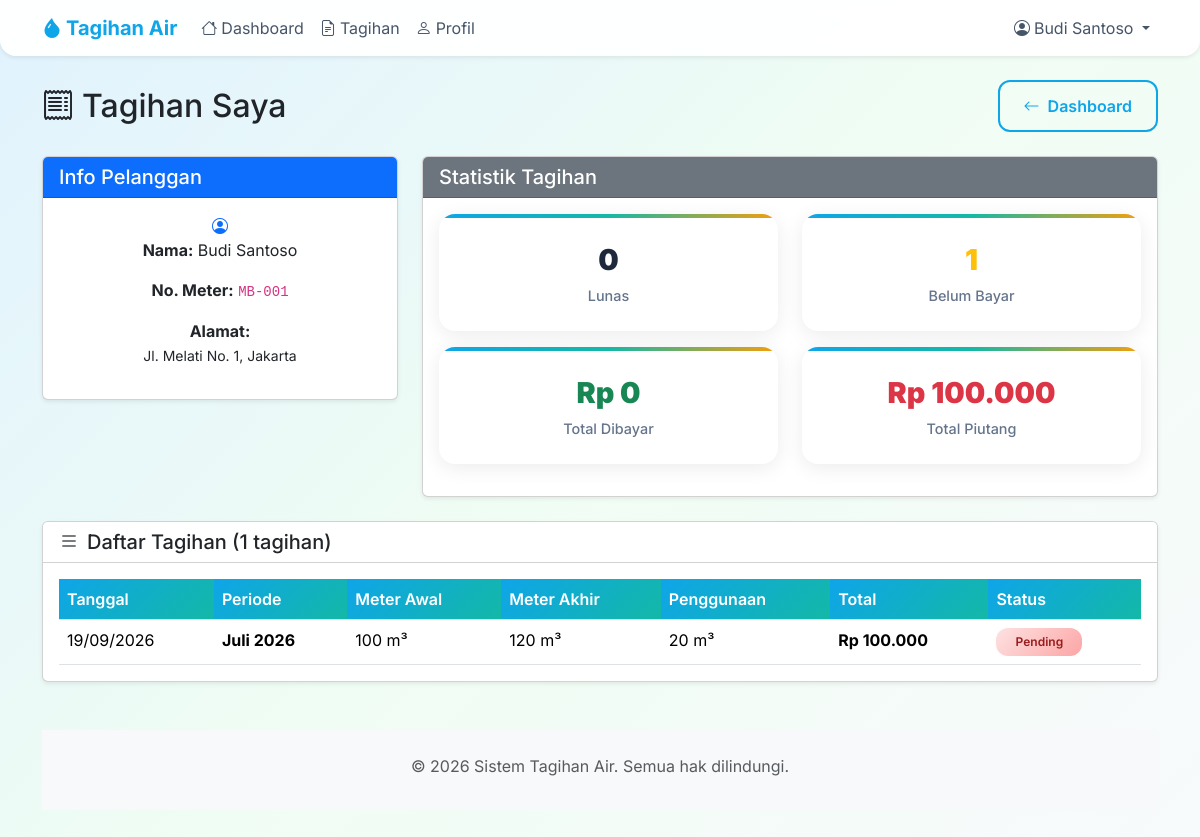
/customer/bills.php (signed in), run on the app's committed database.
### tables this page shows
CREATE TABLE customers (
  id INT AUTO_INCREMENT PRIMARY KEY,
  user_id INT DEFAULT NULL,
  name VARCHAR(100) NOT NULL,
  address TEXT NOT NULL,
  meter_number VARCHAR(50) NOT NULL UNIQUE,
  phone VARCHAR(20) DEFAULT NULL,
  created_at TIMESTAMP DEFAULT CURRENT_TIMESTAMP,
  FOREIGN KEY (user_id) REFERENCES users(id) ON DELETE SET NULL
);

CREATE TABLE bills (
  id INT AUTO_INCREMENT PRIMARY KEY,
  customer_id INT NOT NULL,
  period VARCHAR(7) NOT NULL,
  previous_reading INT NOT NULL DEFAULT 0,
  current_reading INT NOT NULL,
  usage_m3 INT NOT NULL,
  rate INT NOT NULL DEFAULT 5000,
  total INT NOT NULL,
  status ENUM('unpaid','paid') NOT NULL DEFAULT 'unpaid',
  created_at TIMESTAMP DEFAULT CURRENT_TIMESTAMP,
  UNIQUE KEY uq_customer_period (customer_id, period),
  FOREIGN KEY (customer_id) REFERENCES customers(id) ON DELETE CASCADE
);

### includes/functions.php (called while the page is built, shortened)
<?php
function rupiah($angka) {
    return 'Rp ' . number_format((int)$angka, 0, ',', '.');
}
function esc($s) {
    return htmlspecialchars((string)$s, ENT_QUOTES, 'UTF-8');
}
function bulan_indo($ym) {
    $nama = ['', 'Januari', 'Februari', 'Maret', 'April', 'Mei', 'Juni',
             'Juli', 'Agustus', 'September', 'Oktober', 'November', 'Desember'];
    $p = explode('-', $ym);
    return $nama[(int)$p[1]] . ' ' . $p[0];
}

### customer/bills.php (the view, shortened to what this page needs)
<?php
include __DIR__ . '/../includes/header.php';
$user = current_user();
$customerId = $user['customer_id'] ?? null;
$stmt = $pdo->prepare("SELECT * FROM bills WHERE customer_id = ? ORDER BY created_at DESC");
$stmt->execute([$customerId]);
$bills = $stmt->fetchAll();
$stmt = $pdo->prepare("SELECT * FROM customers WHERE id = ?");
$stmt->execute([$customerId]);
$customer = $stmt->fetch();
$paidCount = 0; $unpaidCount = 0; $totalPaid = 0; $totalUnpaid = 0;
foreach ($bills as $b) {
    if ($b['status'] === 'paid') { $paidCount++; $totalPaid += $b['total']; }
    else { $unpaidCount++; $totalUnpaid += $b['total']; }
}
?>
<div class="fade-in">
    <div class="d-flex justify-content-between align-items-center mb-4">
        <h2 class="mb-0"><i class="bi bi-receipt me-2"></i>Tagihan Saya</h2>
        <a href="<?= BASE_URL ?>/customer/index.php" class="btn btn-outline-primary btn-ripple">
            <i class="bi bi-arrow-left me-1"></i> Dashboard
        </a>
    </div>
    <div class="row g-4 mb-4">
        <div class="col-lg-4">
            <div class="card shadow-sm">
                <div class="card-header bg-primary text-white">
                    <h5 class="mb-0">Info Pelanggan</h5>
                </div>
                <div class="card-body text-center">
                    <i class="bi bi-person-circle bi-2x text-primary mb-2"></i>
                    <p><strong>Nama:</strong> <?= esc($customer['name']) ?></p>
                    <p><strong>No. Meter:</strong> <code><?= esc($customer['meter_number']) ?></code></p>
                    <p><strong>Alamat:</strong> <br><small><?= esc($customer['address']) ?></small></p>
                </div>
            </div>
        </div>
        <div class="col-lg-8">
            <div class="card shadow-sm">
                <div class="card-header bg-secondary text-white">
                    <h5 class="mb-0">Statistik Tagihan</h5>
                </div>
                <div class="card-body">
                    <div class="row text-center">
                        <div class="col">
                            <div class="stat-card mb-3">
                                <div class="stat-value"><strong><?= $paidCount ?></strong></div>
                                <div class="stat-label">Lunas</div>
                            </div>
                        </div>
                        <div class="col">
                            <div class="stat-card mb-3">
                                <div class="stat-value text-warning"><strong><?= $unpaidCount ?></strong></div>
                                <div class="stat-label">Belum Bayar</div>
                            </div>
                        </div>
                    </div>
                    <div class="row text-center">
                        <div class="col">
                            <div class="stat-card mb-3">
                                <div class="stat-value text-success"><strong><?= rupiah($totalPaid) ?></strong></div>
                                <div class="stat-label">Total Dibayar</div>
                            </div>
                        </div>
                        <div class="col">
                            <div class="stat-card mb-3">
                                <div class="stat-value text-danger"><strong><?= rupiah($totalUnpaid) ?></strong></div>
                                <div class="stat-label">Total Piutang</div>
                            </div>
                        </div>
                    </div>
                </div>
            </div>
        </div>
    </div>
    <div class="card shadow-sm">
        <div class="card-header bg-white">
            <h5 class="mb-0"><i class="bi bi-list me-2"></i>Daftar Tagihan (<?= count($bills) ?> tagihan)</h5>
        </div>
        <div class="card-body">
            <?php if ($bills): ?>
            <div class="table-responsive">
                <table class="table table-hover mb-0">
                    <thead>
                        <tr>
                            <th>Tanggal</th>
                            <th>Periode</th>
                            <th>Meter Awal</th>
                            <th>Meter Akhir</th>
                            <th>Penggunaan</th>
                            <th>Total</th>
                            <th>Status</th>
                        </tr>
                    </thead>
                    <tbody>
                        <?php foreach ($bills as $bill): ?>
                        <tr class="table-row">
                            <td><?= date('d/m/Y', strtotime($bill['created_at'])) ?></td>
                            <td><strong><?= bulan_indo($bill['period']) ?></strong></td>
                            <td><?= $bill['previous_reading'] ?> m³</td>
                            <td><?= $bill['current_reading'] ?> m³</td>
                            <td><?= $bill['usage_m3'] ?> m³</td>
                            <td class="fw-bold"><?= rupiah($bill['total']) ?></td>
                            <td>
                                <?php if ($bill['status'] === 'paid'): ?>
                                    <span class="badge badge-completed">Lunas</span>
                                <?php else: ?>
                                    <span class="badge badge-unpaid">Pending</span>
                                <?php endif; ?>
                            </td>
                        </tr>
                        <?php endforeach; ?>
                    </tbody>
                </table>
            </div>
            <?php else: ?>
            <p class="text-center text-muted py-4">Belum ada tagihan</p>
            <?php endif; ?>
        </div>
    </div>
</div>
<?php include __DIR__ . '/../includes/footer.php'; ?>

### includes/design.css (style rules this page uses)
:root { --primary: #0EA5E9; --primary-dark: #0284C7; --secondary: #14B8A6; --success: #10B981; --warning: #F59E0B; --danger: #EF4444; --shadow: 0 4px 20px rgba(0,0,0,0.08); --shadow-lg: 0 8px 30px rgba(0,0,0,0.12); --border-radius: 16px; }
* { transition: all 0.3s cubic-bezier(0.4,0,0.2,1); }
body { background: linear-gradient(135deg, #E0F2FE 0%, #F0FDF4 50%, #F8FAFC 100%); min-height: 100vh; font-family: 'Inter', -apple-system, BlinkMacSystemFont, 'Segoe UI', Roboto, sans-serif; }
.btn-outline-primary { border: 2px solid var(--primary); border-radius: 12px; padding: 0.75rem 1.5rem; color: var(--primary); font-weight: 600; }
.stat-card { background: white; border-radius: var(--border-radius); padding: 1.5rem; box-shadow: var(--shadow); position: relative; overflow: hidden; transition: all 0.3s ease; }
.stat-card::before { content: ''; position: absolute; top: 0; left: 0; right: 0; height: 4px; background: linear-gradient(90deg, var(--primary), var(--secondary), var(--warning)); }
.stat-value { font-size: 1.8rem; font-weight: 700; color: #1E293B; margin-bottom: 0.25rem; }
.stat-label { color: #64748B; font-size: 0.9rem; font-weight: 500; }
.badge-unpaid { background: linear-gradient(135deg, #FEE2E2, #FCA5A5); color: #991B1B; padding: 0.5rem 1.2rem; border-radius: 12px; font-weight: 600; transition: all 0.3s; }
.table thead th { background: linear-gradient(135deg, var(--primary), var(--secondary)); color: white; font-weight: 600; }
.fade-in { animation: fadeIn 0.6s ease-out; }
.btn-ripple { position: relative; overflow: hidden; }
.btn-ripple::after { content: ''; position: absolute; top: 50%; left: 50%; width: 0; height: 0; border-radius: 50%; background: rgba(255,255,255,0.3); transform: translate(-50%,-50%); transition: width 0.6s, height 0.6s; }

### data on the page
customers: name "Budi Santoso", meter_number "MB-001", address "Jl. Melati No. 1, Jakarta"
bills: created_at "19/09/2026", period "Juli 2026", previous_reading "100", current_reading "120", usage_m3 "20", total "Rp 100.000", status "Pending"

### other printed values
$u['name'] "Budi Santoso"
$paidCount "0"
$unpaidCount "1"
rupiah($totalPaid) "Rp 0"
rupiah($totalUnpaid) "Rp 100.000"
count($bills) "1"
